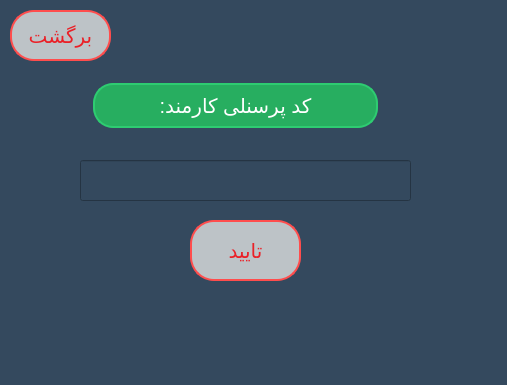
<?xml version="1.0" encoding="UTF-8"?>
<ui version="4.0">
 <class>print_emp_with_pcod</class>
 <widget class="QWidget" name="print_emp_with_pcod">
  <property name="geometry">
   <rect>
    <x>0</x>
    <y>0</y>
    <width>507</width>
    <height>385</height>
   </rect>
  </property>
  <property name="windowTitle">
   <string>Form</string>
  </property>
  <property name="styleSheet">
   <string notr="true">background: #34495e;</string>
  </property>
  <widget class="QLineEdit" name="ncod">
   <property name="geometry">
    <rect>
     <x>80</x>
     <y>160</y>
     <width>331</width>
     <height>41</height>
    </rect>
   </property>
   <property name="styleSheet">
    <string notr="true">color:white; font-size:20px;</string>
   </property>
  </widget>
  <widget class="QLabel" name="lbl_text">
   <property name="geometry">
    <rect>
     <x>110</x>
     <y>320</y>
     <width>291</width>
     <height>31</height>
    </rect>
   </property>
   <property name="styleSheet">
    <string notr="true">color:#FF4500; font-size:18px;</string>
   </property>
   <property name="text">
    <string/>
   </property>
  </widget>
  <widget class="QPushButton" name="print_information">
   <property name="geometry">
    <rect>
     <x>190</x>
     <y>220</y>
     <width>111</width>
     <height>61</height>
    </rect>
   </property>
   <property name="cursor">
    <cursorShape>PointingHandCursor</cursorShape>
   </property>
   <property name="styleSheet">
    <string notr="true">border-radius: 24px;

	color:#EA2027; background-color:#bdc3c7; border: 2px solid #ff4d4d;  font-size:20px;</string>
   </property>
   <property name="text">
    <string>تایید</string>
   </property>
  </widget>
  <widget class="QLabel" name="label_5">
   <property name="geometry">
    <rect>
     <x>90</x>
     <y>80</y>
     <width>291</width>
     <height>51</height>
    </rect>
   </property>
   <property name="styleSheet">
    <string notr="true">	border: 0;
	background: #27ae60;
	display: block;
	margin: 3px 3px;
	text-align: center;
	border: 2px solid #2ecc71;
	outline: none;
	color: white;
	border-radius: 20px;
	font-size:20px;	</string>
   </property>
   <property name="text">
    <string>کد پرسنلی کارمند:</string>
   </property>
   <property name="alignment">
    <set>Qt::AlignCenter</set>
   </property>
  </widget>
  <widget class="QPushButton" name="BACK">
   <property name="geometry">
    <rect>
     <x>10</x>
     <y>10</y>
     <width>101</width>
     <height>51</height>
    </rect>
   </property>
   <property name="cursor">
    <cursorShape>PointingHandCursor</cursorShape>
   </property>
   <property name="styleSheet">
    <string notr="true">border-radius: 24px;

	color:#EA2027; background-color:#bdc3c7; border: 2px solid #ff4d4d;  font-size:20px;</string>
   </property>
   <property name="text">
    <string>برگشت</string>
   </property>
  </widget>
 </widget>
 <resources/>
 <connections/>
</ui>
